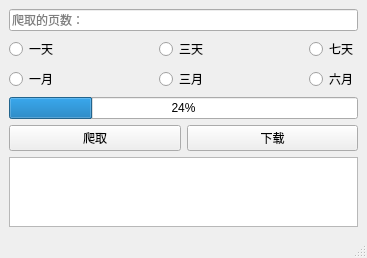
<?xml version="1.0" encoding="UTF-8"?>
<ui version="4.0">
 <class>Wallhaven</class>
 <widget class="QMainWindow" name="Wallhaven">
  <property name="geometry">
   <rect>
    <x>0</x>
    <y>0</y>
    <width>367</width>
    <height>258</height>
   </rect>
  </property>
  <property name="windowTitle">
   <string>Wallhaven Setu-machine</string>
  </property>
  <widget class="QWidget" name="centralwidget">
   <layout class="QVBoxLayout" name="verticalLayout_2">
    <item>
     <layout class="QVBoxLayout" name="verticalLayout">
      <item>
       <widget class="QLineEdit" name="text">
        <property name="text">
         <string/>
        </property>
        <property name="placeholderText">
         <string>爬取的页数：</string>
        </property>
       </widget>
      </item>
      <item>
       <layout class="QGridLayout" name="gridLayout">
        <item row="0" column="0">
         <widget class="QRadioButton" name="rb1">
          <property name="text">
           <string>一天</string>
          </property>
         </widget>
        </item>
        <item row="0" column="1" alignment="Qt::AlignHCenter">
         <widget class="QRadioButton" name="rb2">
          <property name="text">
           <string>三天</string>
          </property>
         </widget>
        </item>
        <item row="0" column="2" alignment="Qt::AlignRight">
         <widget class="QRadioButton" name="rb3">
          <property name="text">
           <string>七天</string>
          </property>
         </widget>
        </item>
        <item row="1" column="0">
         <widget class="QRadioButton" name="rb4">
          <property name="text">
           <string>一月</string>
          </property>
         </widget>
        </item>
        <item row="1" column="1" alignment="Qt::AlignHCenter">
         <widget class="QRadioButton" name="rb5">
          <property name="text">
           <string>三月</string>
          </property>
         </widget>
        </item>
        <item row="1" column="2" alignment="Qt::AlignRight">
         <widget class="QRadioButton" name="rb6">
          <property name="text">
           <string>六月</string>
          </property>
         </widget>
        </item>
       </layout>
      </item>
      <item>
       <widget class="QProgressBar" name="pb">
        <property name="value">
         <number>24</number>
        </property>
       </widget>
      </item>
      <item>
       <layout class="QHBoxLayout" name="horizontalLayout">
        <item>
         <widget class="QPushButton" name="bt1">
          <property name="text">
           <string>爬取</string>
          </property>
         </widget>
        </item>
        <item>
         <widget class="QPushButton" name="bt2">
          <property name="text">
           <string>下载</string>
          </property>
         </widget>
        </item>
       </layout>
      </item>
     </layout>
    </item>
    <item>
     <widget class="QPlainTextEdit" name="pte"/>
    </item>
   </layout>
  </widget>
  <widget class="QStatusBar" name="statusbar"/>
 </widget>
 <resources/>
 <connections/>
</ui>
